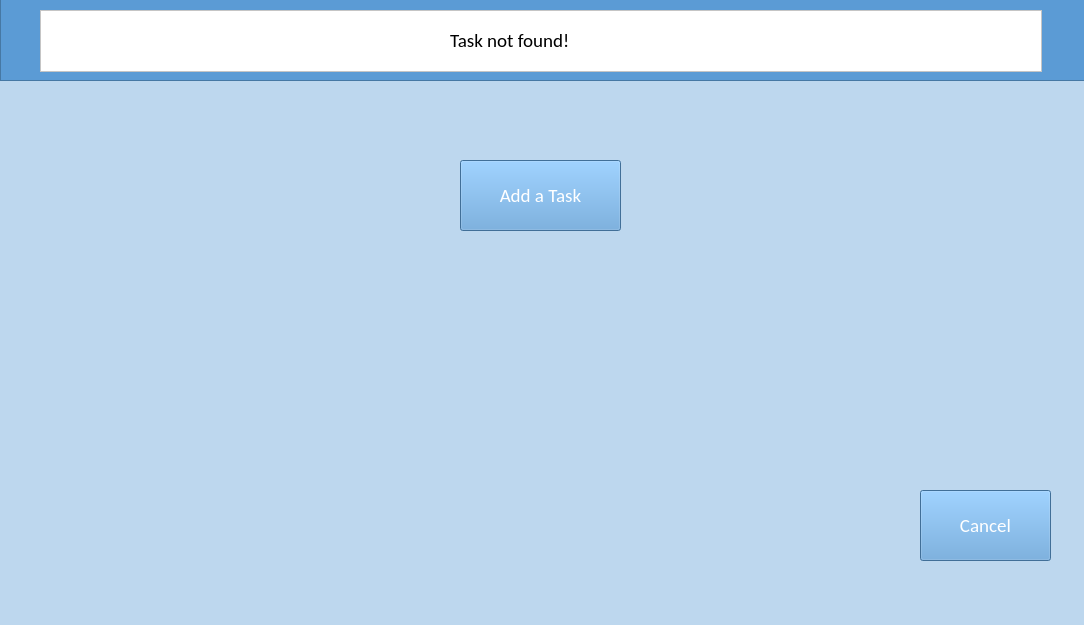
<?xml version="1.0" encoding="UTF-8"?>
<ui version="4.0">
 <class>TaskNotFound</class>
 <widget class="QMainWindow" name="TaskNotFound">
  <property name="geometry">
   <rect>
    <x>0</x>
    <y>0</y>
    <width>1084</width>
    <height>625</height>
   </rect>
  </property>
  <property name="sizePolicy">
   <sizepolicy hsizetype="Expanding" vsizetype="Expanding">
    <horstretch>0</horstretch>
    <verstretch>0</verstretch>
   </sizepolicy>
  </property>
  <property name="maximumSize">
   <size>
    <width>1084</width>
    <height>625</height>
   </size>
  </property>
  <property name="font">
   <font>
    <family>Calibri</family>
    <pointsize>14</pointsize>
   </font>
  </property>
  <property name="windowTitle">
   <string>MainWindow</string>
  </property>
  <property name="autoFillBackground">
   <bool>false</bool>
  </property>
  <property name="styleSheet">
   <string notr="true">background-color: rgb(189, 215, 238);
border-color: rgb(170, 170, 255);</string>
  </property>
  <widget class="QWidget" name="centralwidget">
   <widget class="QFrame" name="TitleBack">
    <property name="geometry">
     <rect>
      <x>0</x>
      <y>-10</y>
      <width>1091</width>
      <height>91</height>
     </rect>
    </property>
    <property name="styleSheet">
     <string notr="true">background-color: rgb(91, 155, 213);</string>
    </property>
    <property name="frameShape">
     <enum>QFrame::StyledPanel</enum>
    </property>
    <property name="frameShadow">
     <enum>QFrame::Raised</enum>
    </property>
    <widget class="QFrame" name="TitleBack2">
     <property name="geometry">
      <rect>
       <x>40</x>
       <y>20</y>
       <width>1002</width>
       <height>62</height>
      </rect>
     </property>
     <property name="styleSheet">
      <string notr="true">border-color: rgb(0, 0, 0);
background-color: rgb(255, 255, 255);</string>
     </property>
     <property name="frameShape">
      <enum>QFrame::StyledPanel</enum>
     </property>
     <property name="frameShadow">
      <enum>QFrame::Raised</enum>
     </property>
     <widget class="QLabel" name="Title">
      <property name="geometry">
       <rect>
        <x>410</x>
        <y>10</y>
        <width>271</width>
        <height>40</height>
       </rect>
      </property>
      <property name="font">
       <font>
        <family>Calibri</family>
        <pointsize>14</pointsize>
       </font>
      </property>
      <property name="text">
       <string>Task not found!</string>
      </property>
     </widget>
    </widget>
   </widget>
   <widget class="QPushButton" name="AddWinBtn">
    <property name="geometry">
     <rect>
      <x>460</x>
      <y>160</y>
      <width>161</width>
      <height>71</height>
     </rect>
    </property>
    <property name="font">
     <font>
      <family>Calibri</family>
      <pointsize>14</pointsize>
     </font>
    </property>
    <property name="styleSheet">
     <string notr="true">background-color: rgb(91, 155, 213);
color: rgb(255, 255, 255);</string>
    </property>
    <property name="text">
     <string>Add a Task</string>
    </property>
   </widget>
   <widget class="QPushButton" name="CancelBtn">
    <property name="geometry">
     <rect>
      <x>920</x>
      <y>490</y>
      <width>131</width>
      <height>71</height>
     </rect>
    </property>
    <property name="font">
     <font>
      <family>Calibri</family>
      <pointsize>14</pointsize>
     </font>
    </property>
    <property name="styleSheet">
     <string notr="true">background-color: rgb(91, 155, 213);
color: rgb(255, 255, 255);</string>
    </property>
    <property name="text">
     <string>Cancel</string>
    </property>
   </widget>
  </widget>
  <widget class="QMenuBar" name="menubar">
   <property name="geometry">
    <rect>
     <x>0</x>
     <y>0</y>
     <width>1084</width>
     <height>18</height>
    </rect>
   </property>
  </widget>
  <widget class="QStatusBar" name="statusbar"/>
 </widget>
 <resources/>
 <connections/>
</ui>
